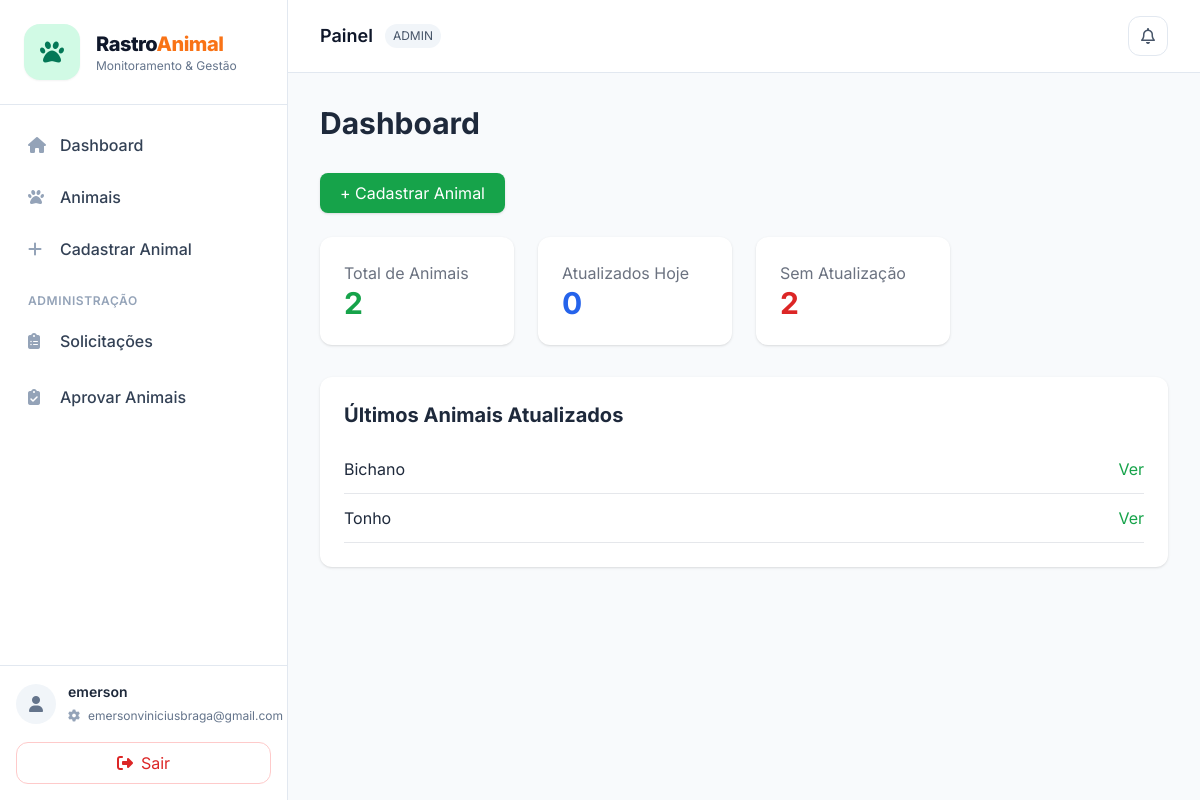
The app's page / (signed in), older data.
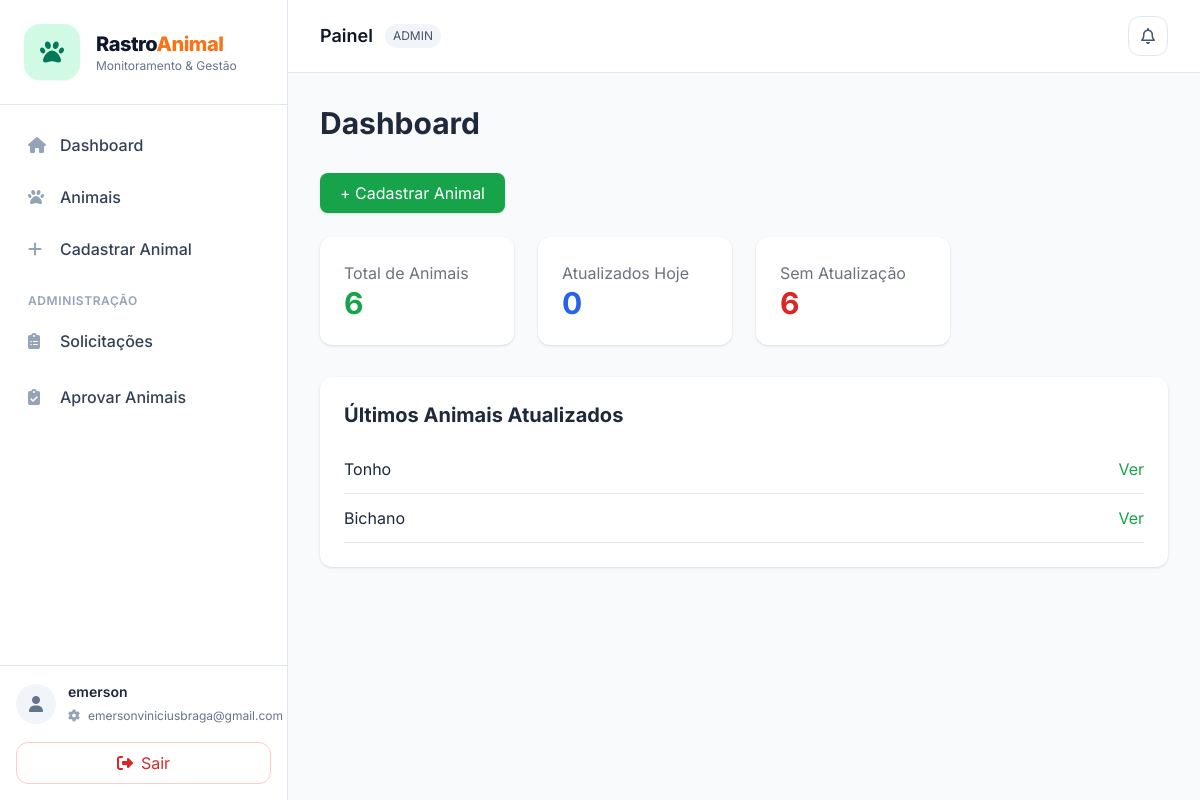
The same page, newer data.
### animals/models.py (models this page shows, shortened)
class Animal(models.Model):
    STATUS = (
        ("ADOCAO", "Para adoção"),
        ("ADOTADO", "Adotado"),
        ("PERDIDO", "Perdido"),
        ("TRATAMENTO", "Em tratamento"),
    )
    SEXO = (
        ("M", "Macho"),
        ("F", "Fêmea"),
        ("N", "Não informado"),
    )
    PORTE = (
        ("P", "Pequeno"),
        ("M", "Médio"),
        ("G", "Grande"),
        ("N", "Não informado"),
    )
    APROVACAO_CHOICES = (
        ("APROVADO", "Aprovado"),
        ("PENDENTE", "Pendente"),
        ("REJEITADO", "Rejeitado"),
    )
    nome = models.CharField(max_length=100)
    especie = models.CharField(max_length=50)
    raca = models.CharField(max_length=50)
    status = models.CharField(max_length=20, choices=STATUS, default="ADOCAO")
    sexo = models.CharField(max_length=1, choices=SEXO, default="N")
    porte = models.CharField(max_length=1, choices=PORTE, default="N")
    vacinado = models.BooleanField(default=False)
    castrado = models.BooleanField(default=False)
    idade_anos = models.PositiveSmallIntegerField(blank=True, null=True)
    idade_meses = models.PositiveSmallIntegerField(blank=True, null=True)
    historia = models.TextField(blank=True, null=True)
    responsavel = models.ForeignKey(
        User,
        on_delete=models.CASCADE,
        related_name="animais"
    )
    foto = models.ImageField(upload_to='animais/', blank=True, null=True)
    qr_code = models.ImageField(upload_to='qrcodes/', blank=True, null=True)
    aprovacao_status = models.CharField(
        max_length=10,
        choices=APROVACAO_CHOICES,
        default="APROVADO",
        db_index=True,
    )
    aprovado_por = models.ForeignKey(
        settings.AUTH_USER_MODEL,
        null=True,
        blank=True,
        on_delete=models.SET_NULL,
        related_name="animais_aprovados",
    )
    aprovacao_data = models.DateTimeField(null=True, blank=True)
    aprovacao_motivo = models.CharField(max_length=255, blank=True, default="")

### animals/views.py (the view)
# urls.py: path("", views.dashboard, name="dashboard"),
@login_required
def dashboard(request):
    perfil = get_perfil(request.user)
    if perfil.tipo == "ADMIN":
        animais_qs = Animal.objects.all()
    elif perfil.tipo in ["ONG", "PROTETOR"]:
        animais_qs = Animal.objects.filter(responsavel=request.user)
    else:
        animais_qs = Animal.objects.all()
    total_animais = animais_qs.count()
    ong_nome = request.user.username
    hoje = timezone.localdate()
    atualizados_hoje = (
        Localizacao.objects
        .filter(animal__in=animais_qs, data__date=hoje)
        .values("animal_id")
        .distinct()
        .count()
    )
    limite = timezone.now() - timedelta(days=7)
    animais_com_ultima = animais_qs.annotate(ultima_localizacao=Max("localizacoes__data"))
    sem_atualizacao = (
        animais_com_ultima.filter(ultima_localizacao__lt=limite).count()
        +
        animais_com_ultima.filter(ultima_localizacao__isnull=True).count()
    )
    ultimos_animais = (
        animais_qs
        .annotate(ultima_localizacao=Max("localizacoes__data"))
        .filter(ultima_localizacao__isnull=False)
        .order_by("-ultima_localizacao")[:10]
    )
    total_localizacoes = Localizacao.objects.filter(animal__in=animais_qs).count()
    return render(request, "dashboard.html", {
        "perfil": perfil,
        "animais": animais_qs,
        "total_animais": total_animais,
        "total_localizacoes": total_localizacoes,
        "atualizados_hoje": atualizados_hoje,
        "sem_atualizacao": sem_atualizacao,
        "ong_nome": ong_nome,
        "ultimos_animais": ultimos_animais,
    })

### animals/context_processors.py (called while the page is built)
def notificacoes_context(request):
    if request.user.is_authenticated:
        count = Notificacao.objects.filter(
            usuario=request.user,
            lida=False
        ).count()
    else:
        count = 0
    return {
        "notificacoes_nao_lidas": count
    }

### animals/views.py (called while the page is built)
def get_perfil(user):
    perfil, _ = Perfil.objects.get_or_create(user=user, defaults={"tipo": "COMUM"})
    return perfil

### animals/templates/dashboard.html (shortened to what this page needs)
{% extends "base.html" %}
{% block content %}
<h1 class="text-3xl font-bold mb-8">Dashboard</h1>
{% if perfil.tipo == "ADMIN" or perfil.tipo == "ONG" or perfil.tipo == "PROTETOR" %}
  <div class="mb-6">
    <a href="{% url 'animal_create' %}"
       class="inline-flex items-center gap-2 bg-green-600 text-white px-5 py-2 rounded-lg shadow hover:bg-green-700 transition">
      + Cadastrar Animal
    </a>
  </div>
{% endif %}
<div class="grid grid-cols-4 gap-6 mb-8">
    <div class="bg-white p-6 rounded-xl shadow">
        <p class="text-gray-500">Total de Animais</p>
        <h2 class="text-3xl font-bold text-green-600">{{ total_animais }}</h2>
    </div>
    <div class="bg-white p-6 rounded-xl shadow">
        <p class="text-gray-500">Atualizados Hoje</p>
        <h2 class="text-3xl font-bold text-blue-600">{{ atualizados_hoje }}</h2>
    </div>
    <div class="bg-white p-6 rounded-xl shadow">
        <p class="text-gray-500">Sem Atualização</p>
        <h2 class="text-3xl font-bold text-red-600">{{ sem_atualizacao }}</h2>
    </div>
</div>
<div class="bg-white p-6 rounded-xl shadow">
    <h2 class="text-xl font-bold mb-4">Últimos Animais Atualizados</h2>
    <ul>
        {% for animal in ultimos_animais %}
            <li class="border-b py-3 flex justify-between">
                <span>{{ animal.nome }}</span>
                <a href="{% url 'animal_detail' animal.id %}" class="text-green-600">Ver</a>
            </li>
        {% endfor %}
    </ul>
</div>
{% endblock %}

Row changes from the older to the newer data that the page shows:
changed Animal "Tonho": moves up the list
Text that changed along with them:
{{ total_animais }}: "2" → "6"
{{ sem_atualizacao }}: "2" → "6"
